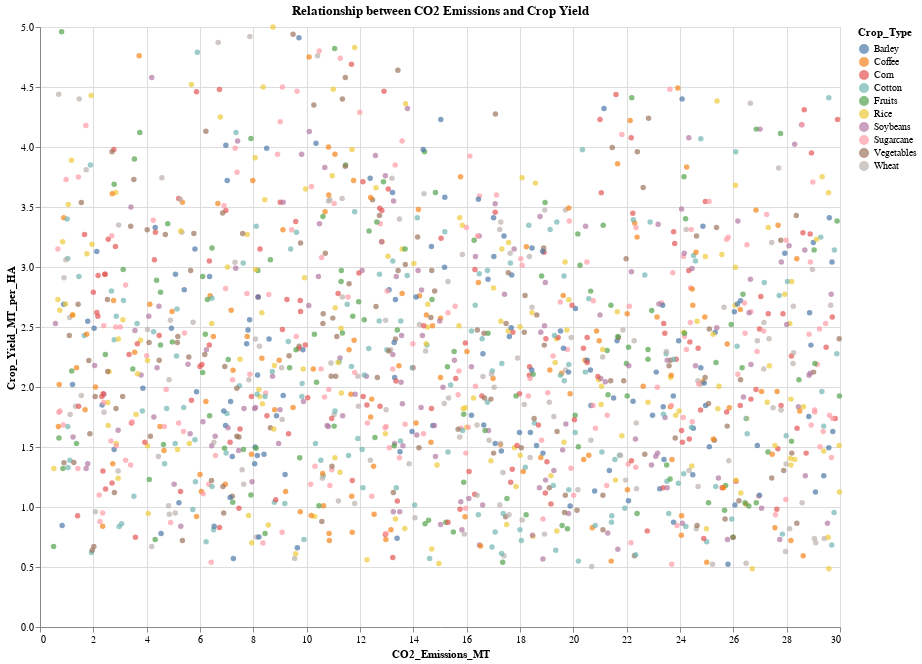

The notebook cell this image was saved under:
### Markdown cell above
Phân tích mối quan hệ: Ở các vùng nhiệt độ thấp (-5°C đến 10°C) có
năng suất tương đối thấp, mức độ phân tán khá đồng đều và có xu hướng
tăng nhẹ khi nhiệt độ tăng. Còn đối với các vùng có nhiệt độ tối ưu (từ
10°C đến 20°C) thì năng suất ở các vùng này đạt cao nhất, có một số điểm
lến đến gần 5MT/HA, những vùng này có phân bố điểm rộng nhất, cho
thấy sự đa dạng trong năng suất, thường tập trung ở các vùng 3-4 MT/HA.
Cuối cùng là các vùng ở nhiệt độ cao (20°C đến 35°C), chúng ta thấy được
năng suất có xu hướng giảm dần, phân bố điểm vẫn rộng nhưng ít điểm
đạt năng suất cao và vùng (30-35°C) thì năng suất chủ yếu vẫn ở mức 1-3
MT/HA.

Qua các thông tin mà biểu đồ đã thể hiện, chúng ta có thể kết luận
răng nhiệt độ tối ưu cho năng suất cây trồng sẽ nằm trong khoảng 10 –
20 °C. Đây là vùng nhiệt độ cho phép cây trồng phát triển tốt nhất. Về tác
động của nhiệt độ thì nhiệt độ quá thấp (<10°C) hoặc quá cao (>20°C) đều9
làm giảm năng suất và nhiệt độ cao sẽ có tác động tiêu cực mạnh hơn nhiệt
độ thấp. Qua đó cho chúng ta thấy được ý nghĩa của việc cần chọn thời vụ
gieo trồng phù hợp để cây trồng phát triển trong vùng nhiệt độ tối ưu.
Trong điều kiện nhiệt độ không thuận lợi, cần có biện pháp kiểm soát nhiệt
độ phù hợp hoặc chọn các gióng cây trồng chịu nhiệt, chịu lạnh phù hợp

### Code cell
# Create a scatter plot to explore the relationship between CO2 emissions and crop yield
chart = alt.Chart(df_within_5_years).mark_circle().encode(
    x='CO2_Emissions_MT',
    y='Crop_Yield_MT_per_HA',
    color='Crop_Type',  # Color points by crop type for better visualization
    tooltip=['Country', 'Region', 'Year', 'CO2_Emissions_MT', 'Crop_Yield_MT_per_HA', 'Crop_Type'] # Add tooltips for detailed information on hover
).properties(
    title='Relationship between CO2 Emissions and Crop Yield',
    width=800,
    height=600
)

# Display the chart
chart

### Figure 1 — Vega-Lite specification as saved in the notebook (floating-point values rounded to 4 significant figures; data arrays with more than 128 entries replaced by an {"elided": "..."} marker saying what was removed)
{"config": {"view": {"continuousWidth": 300, "continuousHeight": 300}}, "data": {"name": "data-c8aa95cd87950266869777febf751d4f"}, "mark": {"type": "circle"}, "encoding": {"color": {"field": "Crop_Type", "type": "nominal"}, "tooltip": [{"field": "Country", "type": "nominal"}, {"field": "Region", "type": "nominal"}, {"field": "Year", "type": "quantitative"}, {"field": "CO2_Emissions_MT", "type": "quantitative"}, {"field": "Crop_Yield_MT_per_HA", "type": "quantitative"}, {"field": "Crop_Type", "type": "nominal"}], "x": {"field": "CO2_Emissions_MT", "type": "quantitative"}, "y": {"field": "Crop_Yield_MT_per_HA", "type": "quantitative"}}, "height": 600, "title": "Relationship between CO2 Emissions and Crop Yield", "width": 800, "$schema": "https://vega.github.io/schema/vega-lite/v5.20.1.json", "datasets": {"data-c8aa95cd87950266869777febf751d4f": {"elided": "1433 records"}}}
